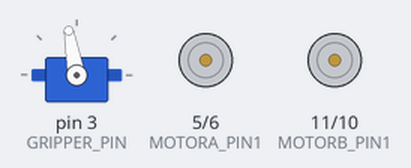
A sketch run on a simulated Arduino Uno, built with avr-gcc and run on an emulated ATmega328P. Parts: servo, motor-driver pin pairs drawn as motors (green arrow = first pin HIGH = forward, orange = second pin HIGH = backward, longer = more drive).

Above: at 0.05 s.
At 1.0 s:
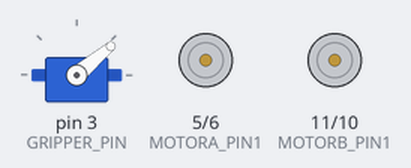
At 2.25 s:
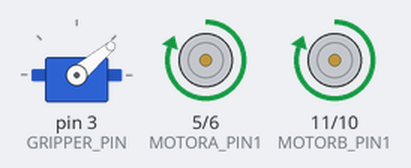
At 4.45 s:
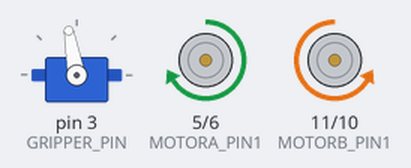
Timing chart, 0 to 8.4 s (numbered marks = the images above):
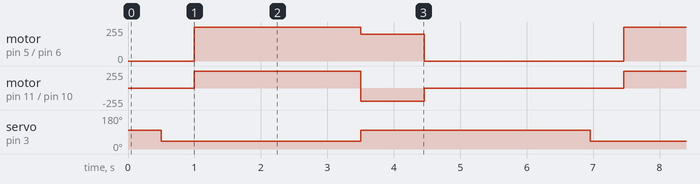

The sketch:

motor.ino
```cpp
#include <Servo.h>

// Motor control pins with PWM support
#define MOTORA_PIN1 5  // Motor A control pin 1 (PWM)
#define MOTORA_PIN2 6  // Motor A control pin 2 (PWM)
#define MOTORB_PIN1 11  // Motor B control pin 1 (PWM)
#define MOTORB_PIN2 10 // Motor B control pin 2 (PWM)

// Gripper configuration
#define GRIPPER_PIN 3  // Servo control pin
#define GRIPPER_OPEN_ANGLE 100
#define GRIPPER_CLOSED_ANGLE 40
Servo gripper;

// Speed control (0-255)
const int _motorSpeed = 255;  // Maximum speed
const int _turnSpeed = 200;   // Speed during turns
const int _timeToMoveForward = 2000;
const int _timeToTurnRight = 460;

void setup() {
    // Set motor control pins as outputs
    pinMode(MOTORA_PIN1, OUTPUT);
    pinMode(MOTORA_PIN2, OUTPUT);
    pinMode(MOTORB_PIN1, OUTPUT);
    pinMode(MOTORB_PIN2, OUTPUT);

    // Initialize gripper servo
    gripper.attach(GRIPPER_PIN);
    gripper.write(GRIPPER_OPEN_ANGLE);  // Start with open gripper
}

void forward() {
    openGripper();
    closeGripper();
    analogWrite(MOTORA_PIN1, _motorSpeed);
    analogWrite(MOTORA_PIN2, 0);
    analogWrite(MOTORB_PIN1, _motorSpeed);
    analogWrite(MOTORB_PIN2, 0);
}

void openGripper() {
    gripper.write(GRIPPER_OPEN_ANGLE);
    delay(500);  // Give time for servo to move
}

void closeGripper() {
    gripper.write(GRIPPER_CLOSED_ANGLE);
    delay(500);  // Give time for servo to move
}

void turnRight() {
    closeGripper();  // Close gripper before turning

    analogWrite(MOTORA_PIN1, _turnSpeed);
    analogWrite(MOTORA_PIN2, 0);
    analogWrite(MOTORB_PIN1, 0);
    analogWrite(MOTORB_PIN2, _turnSpeed);

    openGripper();  // Open gripper after turning
}

void stop() {
    analogWrite(MOTORA_PIN1, 0);
    analogWrite(MOTORA_PIN2, 0);
    analogWrite(MOTORB_PIN1, 0);
    analogWrite(MOTORB_PIN2, 0);
}

void loop() {
    forward();
    delay(_timeToMoveForward);
    turnRight();
    delay(_timeToTurnRight);
    stop();
    delay(_timeToMoveForward);
}
```

Measured:
- by itself, motor on pin 5 (MOTORA_PIN1) / pin 6 (MOTORA_PIN2): repeats every 6.5 s: forward 200/255 0.96 s, stopped 3.0 s, forward 255/255 2.5 s
- by itself, motor on pin 11 (MOTORB_PIN1) / pin 10 (MOTORB_PIN2): repeats every 6.5 s: backward 200/255 0.96 s, stopped 3.0 s, forward 255/255 2.5 s
- by itself, servo on pin 3 (GRIPPER_PIN): alternates 100° for 3.5 s and 40° for 3.0 s
